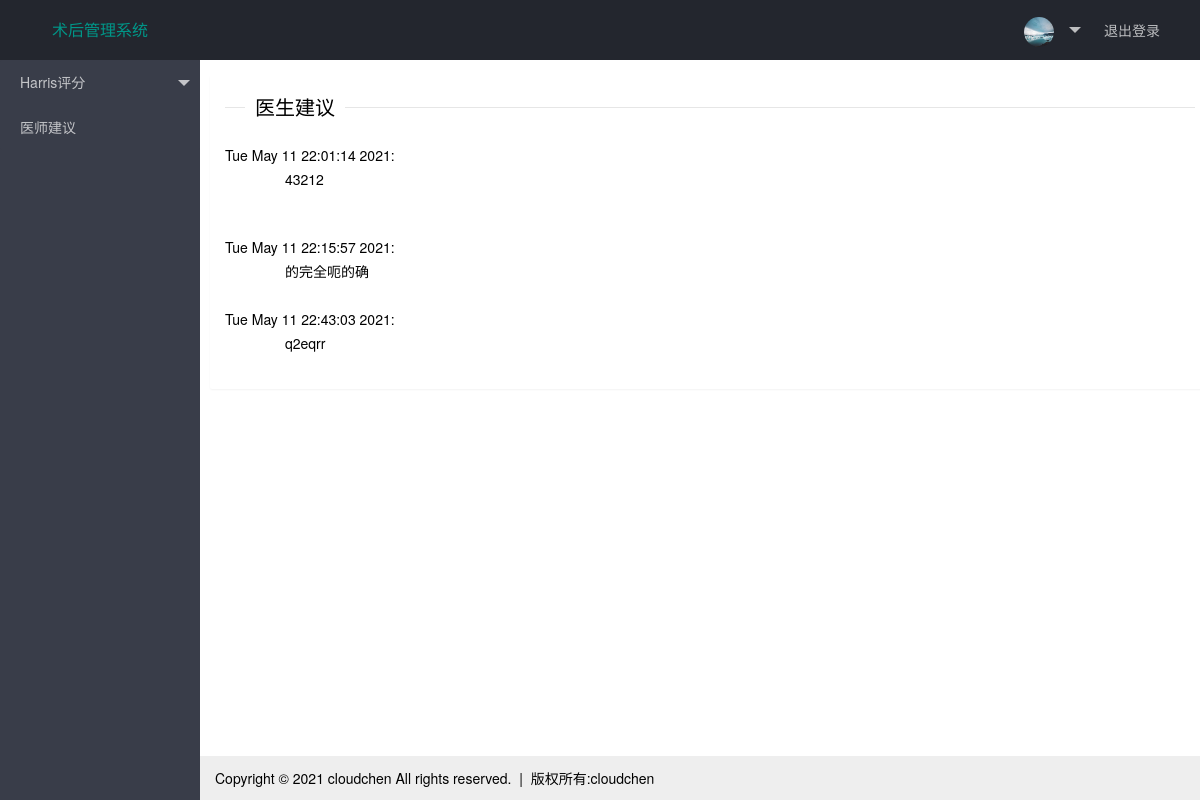
Screenshot of /get_advice (signed in) with the database file from the repository.
### tables.py (models this page shows, shortened)
class AdviceData(db.Model):
    __tablename__ = 'advice_data'
    id = db.Column(db.Integer, primary_key=True, autoincrement=True)
    subtime = db.Column(db.String(64))
    advice = db.Column(db.String(64))
    user_id = db.Column(db.Integer, db.ForeignKey('admin.admin_id'))

### main.py (the view)
@app.route("/get_advice", methods=["GET","POST"])
@login_required
def get_advice():
    if current_user.right!='2':
        return render_template('doctor_error.html')
    tmp = current_user.advice_table
    data = {}
    for i in tmp:
        data[i.subtime] = i.advice
    return render_template('patient_advice.html', data = data)

### main.py (called while the page is built)
@login_manager.user_loader
def load_user(admin_id):
    return Admin.query.get(int(admin_id))

### templates/patient_advice.html (shortened to what this page needs)
{% extends 'index_patient.html' %}
{% block body %}
<fieldset class="layui-elem-field layui-field-title">
<legend>医生建议</legend>
     &emsp;&emsp;&emsp;&emsp;<br>
{% for val in data %}
    {{ val +": "}}<br>
    {{data[val]}}<br><br>
</fieldset>
{% endfor %}
{% endblock %}

### static/layui/css/layui.css (style rules this page uses)
blockquote,body,button,dd,div,dl,dt,form,h1,h2,h3,h4,h5,h6,input,li,ol,p,pre,td,textarea,th,ul { margin:0;padding:0;-webkit-tap-highlight-color:rgba(0,0,0,0) }
body { line-height:24px;font:14px Helvetica Neue,Helvetica,PingFang SC,Tahoma,Arial,sans-serif }
.layui-layout-body { overflow:hidden }
.layui-elem-field { margin-bottom:10px;padding:0;border-width:1px;border-style:solid }
.layui-elem-field legend { margin-left:20px;padding:0 10px;font-size:20px;font-weight:300 }
.layui-field-title { margin:10px 0 20px;border-width:1px 0 0 }
.layui-badge-rim,.layui-colla-content,.layui-colla-item,.layui-collapse,.layui-elem-field,.layui-form-pane .layui-form-item[pane],.layui-form-pane .layui-form-label,.layui-input,.layui-layedit,.layui-layedit-tool,.layui-quote-nm,.layui-select,.layui-tab-bar,.layui-tab-card,.layui-tab-title,.layui-tab-title .layui-this:after,.layui-textarea { border-color:#e6e6e6 }

### rows the page displays
AdviceData: subtime "Tue May 11 22:01:14 2021:", subtime+advice "43212"
AdviceData: subtime "Tue May 11 22:15:57 2021:", subtime+advice "的完全呃的确"
AdviceData: subtime "Tue May 11 22:43:03 2021:", subtime+advice "q2eqrr"
